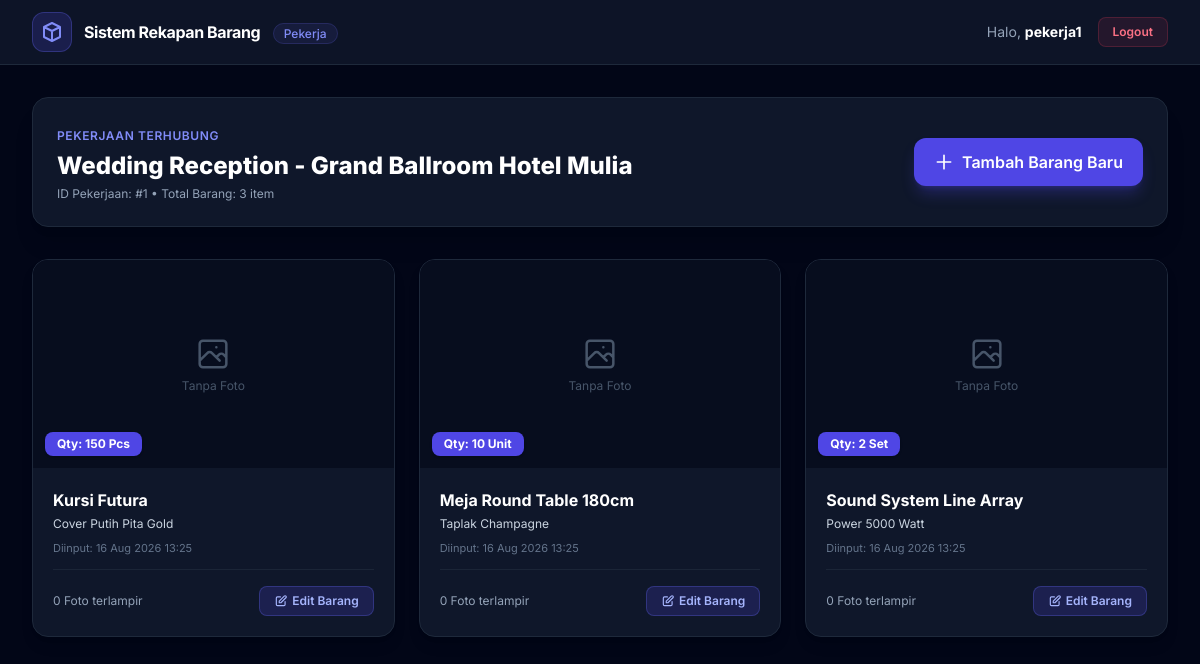
Page /pekerja/index.php (signed in) on the committed database.
### tables this page shows
CREATE TABLE `users` (
  `id` INT AUTO_INCREMENT PRIMARY KEY,
  `username` VARCHAR(100) UNIQUE NOT NULL,
  `password_hash` VARCHAR(255) NOT NULL,
  `role` ENUM('superadmin','admin','pekerja') NOT NULL,
  `session_token` VARCHAR(255) NULL,
  `last_activity_at` DATETIME NULL,
  `failed_login_count` INT DEFAULT 0,
  `locked_until` DATETIME NULL,
  `created_at` TIMESTAMP DEFAULT CURRENT_TIMESTAMP,
  `updated_at` TIMESTAMP DEFAULT CURRENT_TIMESTAMP ON UPDATE CURRENT_TIMESTAMP
);

CREATE TABLE `pekerjaan` (
  `id` INT AUTO_INCREMENT PRIMARY KEY,
  `nama_pekerjaan` VARCHAR(255) NOT NULL,
  `user_id` INT NOT NULL,
  `dibuat_oleh` INT NOT NULL,
  `created_at` TIMESTAMP DEFAULT CURRENT_TIMESTAMP,
  `updated_at` TIMESTAMP DEFAULT CURRENT_TIMESTAMP ON UPDATE CURRENT_TIMESTAMP,
  CONSTRAINT `fk_pekerjaan_user` FOREIGN KEY (`user_id`) REFERENCES `users` (`id`) ON DELETE CASCADE ON UPDATE CASCADE,
  CONSTRAINT `fk_pekerjaan_dibuat_oleh` FOREIGN KEY (`dibuat_oleh`) REFERENCES `users` (`id`) ON DELETE CASCADE ON UPDATE CASCADE
);

CREATE TABLE `barang` (
  `id` INT AUTO_INCREMENT PRIMARY KEY,
  `pekerjaan_id` INT NOT NULL,
  `nama_barang` VARCHAR(255) NOT NULL,
  `kuantitas` VARCHAR(255) NOT NULL,
  `keterangan` TEXT,
  `created_at` TIMESTAMP DEFAULT CURRENT_TIMESTAMP,
  `updated_at` TIMESTAMP DEFAULT CURRENT_TIMESTAMP ON UPDATE CURRENT_TIMESTAMP,
  CONSTRAINT `fk_barang_pekerjaan` FOREIGN KEY (`pekerjaan_id`) REFERENCES `pekerjaan` (`id`) ON DELETE CASCADE ON UPDATE CASCADE
);

### public/middleware/auth.php (called while the page is built, shortened)
<?php
require_once __DIR__ . '/../../config/helpers.php';
function authenticate_user(): array {
    $pdo = get_db_connection();
    $stmt = $pdo->prepare("SELECT id, username, role FROM users WHERE id = :id");
    $stmt->execute([':id' => $_SESSION['user_id']]);
    $user = $stmt->fetch();
    return $user;
}
function require_role(array $allowedRoles): array {
    $user = authenticate_user();
    return $user;
}

### config/helpers.php (called while the page is built, shortened)
<?php
function e(?string $value): string {
    return htmlspecialchars($value ?? '', ENT_QUOTES, 'UTF-8');
}

### public/pekerja/index.php (the view, shortened to what this page needs)
<?php
require_once __DIR__ . '/../middleware/auth.php';
$user = require_role(['pekerja']);
$pdo = get_db_connection();
$stmtJob = $pdo->prepare("SELECT * FROM pekerjaan WHERE user_id = :user_id LIMIT 1");
$stmtJob->execute([':user_id' => $user['id']]);
$pekerjaan = $stmtJob->fetch();
$barangList = [];
if ($pekerjaan) {
    $stmtBarang = $pdo->prepare("
        SELECT b.*,
               (SELECT COUNT(*) FROM foto_barang fb WHERE fb.barang_id = b.id) AS total_foto
        FROM barang b
        WHERE b.pekerjaan_id = :pekerjaan_id
        ORDER BY b.created_at DESC
    ");
    $stmtBarang->execute([':pekerjaan_id' => $pekerjaan['id']]);
    $barangList = $stmtBarang->fetchAll();
}
?>
<!DOCTYPE html>
<html lang="id">
<head>
    <script src="https://cdn.tailwindcss.com"></script>
</head>
<body class="bg-slate-950 text-slate-100 min-h-screen flex flex-col">
    <nav class="bg-slate-900/90 border-b border-slate-800 sticky top-0 z-30 backdrop-blur-md">
        <div class="max-w-7xl mx-auto px-4 sm:px-6 lg:px-8 h-16 flex items-center justify-between">
            <div class="flex items-center space-x-3">
                <div class="w-10 h-10 rounded-xl bg-indigo-600/20 text-indigo-400 flex items-center justify-center border border-indigo-500/30">
                    <svg class="w-6 h-6" fill="none" stroke="currentColor" viewBox="0 0 24 24">
                        <path stroke-linecap="round" stroke-linejoin="round" stroke-width="2" d="M20 7l-8-4-8 4m16 0l-8 4m8-4v10l-8 4m0-10L4 7m8 4v10M4 7v10l8 4"/>
                    </svg>
                </div>
                <div>
                    <span class="font-bold text-white tracking-tight">Sistem Rekapan Barang</span>
                    <span class="ml-2 text-xs px-2.5 py-0.5 rounded-full bg-indigo-500/10 text-indigo-400 border border-indigo-500/20 font-medium">Pekerja</span>
                </div>
            </div>
            <div class="flex items-center space-x-4">
                <span class="text-sm text-slate-400">Halo, <strong class="text-white"><?= e($user['username']) ?></strong></span>
                <a href="/auth/logout.php" class="px-3.5 py-1.5 text-xs font-semibold rounded-lg bg-rose-500/10 text-rose-400 hover:bg-rose-500/20 border border-rose-500/20 transition-all">
                    Logout
                </a>
            </div>
        </div>
    </nav>
    <main class="flex-grow max-w-7xl w-full mx-auto px-4 sm:px-6 lg:px-8 py-8">
        <?php if (!$pekerjaan): ?>
            <div class="bg-amber-500/10 border border-amber-500/30 text-amber-300 p-6 rounded-2xl text-center">
                <svg class="w-12 h-12 text-amber-400 mx-auto mb-3" fill="none" stroke="currentColor" viewBox="0 0 24 24">
                    <path stroke-linecap="round" stroke-linejoin="round" stroke-width="2" d="M12 9v2m0 4h.01m-6.938 4h13.856c1.54 0 2.502-1.667 1.732-3L13.732 4c-.77-1.333-2.694-1.333-3.464 0L3.34 16c-.77 1.333.192 3 1.732 3z"/>
                </svg>
                <h3 class="text-lg font-bold text-amber-200">Belum Ada Pekerjaan Terkait</h3>
                <p class="text-sm mt-1 text-amber-400/80">Akun Anda belum di-assign ke pekerjaan apa pun oleh Superadmin. Silakan hubungi koordinator/superadmin.</p>
            </div>
        <?php else: ?>
            <div class="flex flex-col md:flex-row md:items-center justify-between gap-4 mb-8 bg-slate-900 border border-slate-800 p-6 rounded-2xl shadow-xl">
                <div>
                    <span class="text-xs uppercase font-semibold text-indigo-400 tracking-wider">Pekerjaan Terhubung</span>
                    <h1 class="text-2xl font-extrabold text-white mt-1"><?= e($pekerjaan['nama_pekerjaan']) ?></h1>
                    <p class="text-xs text-slate-400 mt-1">ID Pekerjaan: #<?= $pekerjaan['id'] ?> • Total Barang: <?= count($barangList) ?> item</p>
                </div>
                <div>
                    <a href="/pekerja/tambah_barang.php" class="inline-flex items-center space-x-2 px-5 py-3 rounded-xl bg-indigo-600 hover:bg-indigo-500 text-white font-semibold shadow-lg shadow-indigo-600/30 transition-all">
                        <svg class="w-5 h-5" fill="none" stroke="currentColor" viewBox="0 0 24 24">
                            <path stroke-linecap="round" stroke-linejoin="round" stroke-width="2" d="M12 4v16m8-8H4"/>
                        </svg>
                        <span>Tambah Barang Baru</span>
                    </a>
                </div>
            </div>
            <?php if (empty($barangList)): ?>
                <div class="bg-slate-900/60 border border-slate-800/80 rounded-2xl p-12 text-center">
                    <svg class="w-16 h-16 text-slate-600 mx-auto mb-4" fill="none" stroke="currentColor" viewBox="0 0 24 24">
                        <path stroke-linecap="round" stroke-linejoin="round" stroke-width="1.5" d="M20 13V6a2 2 0 00-2-2H6a2 2 0 00-2 2v7m16 0v5a2 2 0 01-2 2H6a2 2 0 01-2-2v-5m16 0h-2.586a1 1 0 00-.707.293l-2.414 2.414a1 1 0 01-.707.293h-3.172a1 1 0 01-.707-.293l-2.414-2.414A1 1 0 006.586 13H4"/>
                    </svg>
                    <h3 class="text-lg font-bold text-white">Belum Ada Rekapan Barang</h3>
                    <p class="text-slate-400 text-sm mt-1 mb-6">Klik tombol di bawah untuk mulai mencatat barang event pertama Anda.</p>
                    <a href="/pekerja/tambah_barang.php" class="inline-flex items-center space-x-2 px-4 py-2.5 rounded-xl bg-indigo-600 hover:bg-indigo-500 text-white font-semibold text-sm transition-all">
                        <svg class="w-4 h-4" fill="none" stroke="currentColor" viewBox="0 0 24 24">
                            <path stroke-linecap="round" stroke-linejoin="round" stroke-width="2" d="M12 4v16m8-8H4"/>
                        </svg>
                        <span>Input Barang Sekarang</span>
                    </a>
                </div>
            <?php else: ?>
                <div class="grid grid-cols-1 md:grid-cols-2 lg:grid-cols-3 gap-6">
                    <?php foreach ($barangList as $item): ?>
                        <div class="bg-slate-900 border border-slate-800 rounded-2xl overflow-hidden shadow-lg hover:border-slate-700 transition-all flex flex-col">
                            <div class="relative bg-slate-950 h-52 overflow-hidden group">
                                <?php if (!empty($item['foto'])): ?>
                                    <img src="<?= e($item['foto'][0]['file_path']) ?>" alt="Foto Barang" class="w-full h-full object-cover group-hover:scale-105 transition-transform duration-300">
                                    <?php if (count($item['foto']) > 1): ?>
                                        <span class="absolute top-3 right-3 bg-slate-900/90 text-white text-xs font-semibold px-2.5 py-1 rounded-lg border border-slate-700/60 backdrop-blur-md">
                                            +<?= count($item['foto']) - 1 ?> Foto
                                        </span>
                                    <?php endif; ?>
                                <?php else: ?>
                                    <div class="w-full h-full flex flex-col items-center justify-center text-slate-600 bg-slate-900/40">
                                        <svg class="w-10 h-10 mb-1" fill="none" stroke="currentColor" viewBox="0 0 24 24">
                                            <path stroke-linecap="round" stroke-linejoin="round" stroke-width="1.5" d="M4 16l4.586-4.586a2 2 0 012.828 0L16 16m-2-2l1.586-1.586a2 2 0 012.828 0L20 14m-6-6h.01M6 20h12a2 2 0 002-2V6a2 2 0 00-2-2H6a2 2 0 00-2 2v12a2 2 0 002 2z"/>
                                        </svg>
                                        <span class="text-xs">Tanpa Foto</span>
                                    </div>
                                <?php endif; ?>
                                <div class="absolute bottom-3 left-3 bg-indigo-600 text-white text-xs font-bold px-3 py-1 rounded-lg shadow">
                                    Qty: <?= e($item['kuantitas']) ?>
                                </div>
                            </div>
                            <div class="p-5 flex-grow flex flex-col justify-between space-y-3">
                                <div>
                                    <h4 class="text-base font-bold text-white mb-1">
                                        <?= e(!empty($item['nama_barang']) ? $item['nama_barang'] : $item['keterangan']) ?>
                                    </h4>
                                    <p class="text-xs text-slate-300 line-clamp-2 mb-2">
                                        <?= e($item['keterangan']) ?>
                                    </p>
                                    <p class="text-[11px] text-slate-500">
                                        Diinput: <?= date('d M Y H:i', strtotime($item['created_at'])) ?>
                                    </p>
                                </div>
                                <div class="mt-4 pt-4 border-t border-slate-800/80 flex items-center justify-between">
                                    <span class="text-xs text-slate-400"><?= count($item['foto']) ?> Foto terlampir</span>
                                    <a href="/pekerja/edit_barang.php?id=<?= $item['id'] ?>"
                                       class="px-3.5 py-1.5 text-xs font-semibold rounded-lg bg-indigo-600/20 text-indigo-300 hover:bg-indigo-600/30 border border-indigo-500/30 transition-all flex items-center space-x-1">
                                        <svg class="w-3.5 h-3.5" fill="none" stroke="currentColor" viewBox="0 0 24 24">
                                            <path stroke-linecap="round" stroke-linejoin="round" stroke-width="2" d="M11 5H6a2 2 0 00-2 2v11a2 2 0 002 2h11a2 2 0 002-2v-5m-1.414-9.414a2 2 0 112.828 2.828L11.828 15H9v-2.828l8.586-8.586z"/>
                                        </svg>
                                        <span>Edit Barang</span>
                                    </a>
                                </div>
                            </div>
                        </div>
                    <?php endforeach; ?>
                </div>
            <?php endif; ?>
        <?php endif; ?>
    </main>
</body>
</html>

### public/pekerja/index.php (style rules this page uses)
body { font-family: 'Inter', sans-serif; }

### rows in the picture
users: username "pekerja1"
pekerjaan: nama_pekerjaan "Wedding Reception - Grand Ballroom Hotel Mulia", id "1"
barang: kuantitas "150 Pcs", nama_barang "Kursi Futura", keterangan "Cover Putih Pita Gold", created_at "16 Aug 2026 13:25", count($item['foto']) "0"
barang: kuantitas "10 Unit", nama_barang "Meja Round Table 180cm", keterangan "Taplak Champagne", created_at "16 Aug 2026 13:25", count($item['foto']) "0"
barang: kuantitas "2 Set", nama_barang "Sound System Line Array", keterangan "Power 5000 Watt", created_at "16 Aug 2026 13:25", count($item['foto']) "0"

### other values in the picture
count($barangList) "3"
